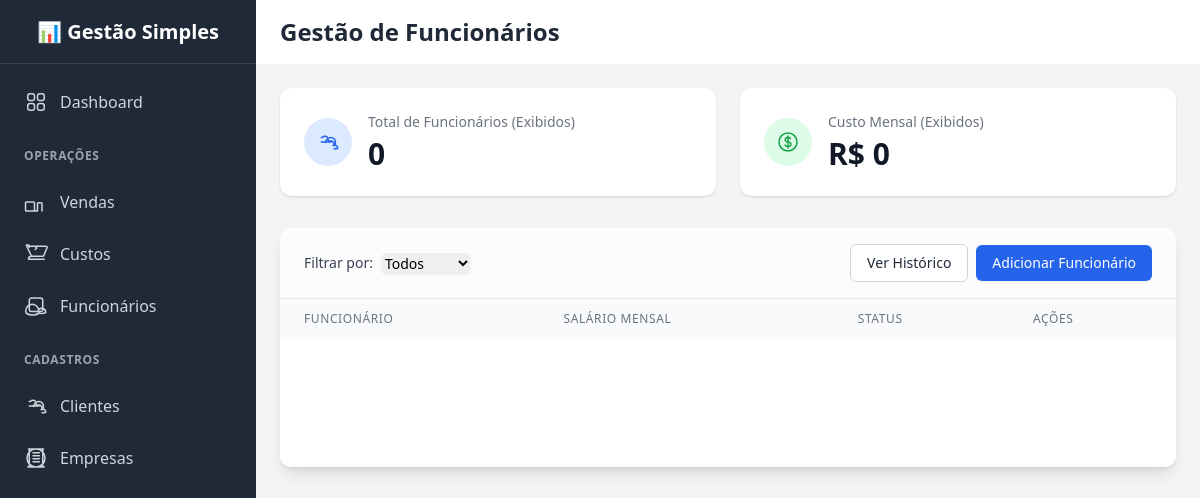
The app's page /funcionarios/, older data.
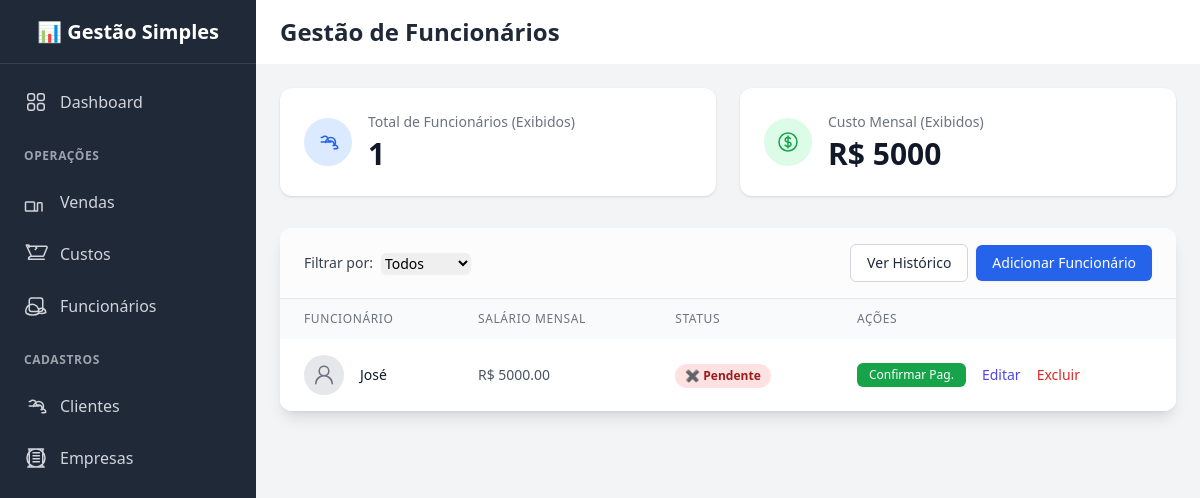
The same page, newer data.
### core/models.py (models this page shows, shortened)
class Funcionario(models.Model):
    nome = models.CharField(max_length=200, verbose_name="Nome do Funcionário")
    salario = models.DecimalField(max_digits=10, decimal_places=2, verbose_name="Salário Mensal")
    pagamento_efetuado = models.BooleanField(default=False, verbose_name="Salário Pago no Mês?")
    data_pagamento = models.DateField(null=True, blank=True, verbose_name="Data de Pagamento")
    class Meta:
        verbose_name = "Funcionário"
        verbose_name_plural = "Funcionários"
        ordering = ['nome']

### core/views.py (the view)
# urls.py: path('funcionarios/', FuncionarioListView.as_view(), name='funcionario-list'),
class FuncionarioListView(ListView):
    model = Funcionario
    template_name = 'core/funcionario_list.html'
    context_object_name = 'funcionarios'
    def get_queryset(self):
        queryset = super().get_queryset()
        self.status = self.request.GET.get('status', 'todos')
        if self.status == 'pago':
            queryset = queryset.filter(pagamento_efetuado=True)
        elif self.status == 'pendente':
            queryset = queryset.filter(pagamento_efetuado=False)
        return queryset
    def get_context_data(self, **kwargs):
        context = super().get_context_data(**kwargs)
        funcionarios_filtrados = context['object_list']
        total_funcionarios = funcionarios_filtrados.count()
        custo_total_qs = funcionarios_filtrados.aggregate(custo_total=Sum('salario'))
        custo_total = custo_total_qs['custo_total'] or 0
        context['total_funcionarios'] = total_funcionarios
        context['custo_mensal_total'] = custo_total
        context['status_ativo'] = self.status # Envia o status para o template
        return context

### core/templates/core/funcionario_list.html (shortened to what the changed rows need)
{% extends "base.html" %}
{% load l10n %}
{% block header_title %}Gestão de Funcionários{% endblock %}
{% block content %}
<div class="grid grid-cols-1 md:grid-cols-2 gap-6 mb-8">
    <div class="bg-white p-6 rounded-xl shadow flex items-center space-x-4">
        <div>
            <h3 class="text-sm font-medium text-gray-500">Total de Funcionários (Exibidos)</h3>
            <p class="mt-1 text-3xl font-semibold text-gray-900">{{ total_funcionarios }}</p>
        </div>
    </div>
    <div class="bg-white p-6 rounded-xl shadow flex items-center space-x-4">
        <div>
            <h3 class="text-sm font-medium text-gray-500">Custo Mensal (Exibidos)</h3>
            <p class="mt-1 text-3xl font-semibold text-gray-900">R$ {{ custo_mensal_total|localize }}</p>
        </div>
    </div>
</div>
<div class="bg-white shadow-lg rounded-xl overflow-hidden">
    <div class="overflow-x-auto">
        <table class="min-w-full">
            <thead class="bg-gray-50">
                <tr>
                    <th scope="col" class="px-6 py-3 text-left text-xs font-medium text-gray-500 uppercase tracking-wider">Funcionário</th>
                    <th scope="col" class="px-6 py-3 text-left text-xs font-medium text-gray-500 uppercase tracking-wider">Salário Mensal</th>
                    <th scope="col" class="px-6 py-3 text-left text-xs font-medium text-gray-500 uppercase tracking-wider">Status</th>
                    <th scope="col" class="px-6 py-3 text-left text-xs font-medium text-gray-500 uppercase tracking-wider">Ações</th>
                </tr>
            </thead>
            <tbody class="bg-white divide-y divide-gray-200">
                {% for funcionario in funcionarios %}
                <tr class="hover:bg-gray-50 transition-colors">
                    <td class="px-6 py-4 whitespace-nowrap">
                        <div class="flex items-center">
                            <div class="flex-shrink-0 h-10 w-10 flex items-center justify-center bg-gray-200 rounded-full">
                            </div>
                            <div class="ml-4">
                                <div class="text-sm font-medium text-gray-900">{{ funcionario.nome }}</div>
                            </div>
                        </div>
                    </td>
                    <td class="px-6 py-4 whitespace-nowrap text-sm text-gray-600">R$ {{ funcionario.salario|localize }}</td>
                    <td class="px-6 py-4 whitespace-nowrap">
                        {% if funcionario.pagamento_efetuado %}
                            <span class="px-2.5 py-0.5 inline-flex text-xs leading-5 font-semibold rounded-full bg-green-100 text-green-800">
                                ✔ Pago em {{ funcionario.data_pagamento|date:"d/m/y" }}
                            </span>
                        {% else %}
                            <span class="px-2.5 py-0.5 inline-flex text-xs leading-5 font-semibold rounded-full bg-red-100 text-red-800">
                                ✖ Pendente
                            </span>
                        {% endif %}
                    </td>
                    <td class="px-6 py-4 whitespace-nowrap text-sm font-medium">
                        <div class="flex items-center space-x-4">
                            {% if not funcionario.pagamento_efetuado %}
                                <form action="{% url 'confirmar-pagamento' funcionario.pk %}" method="POST" class="inline">
                                    <button type="submit" class="px-3 py-1 text-xs font-medium text-white bg-green-600 rounded-md hover:bg-green-700">
                                        Confirmar Pag.
                                    </button>
                                </form>
                            {% endif %}
                            <a href="{% url 'funcionario-update' funcionario.pk %}" class="text-indigo-600 hover:text-indigo-900">Editar</a>
                            <a href="{% url 'funcionario-delete' funcionario.pk %}" class="text-red-600 hover:text-red-900">Excluir</a>
                        </div>
                    </td>
                </tr>
                {% empty %}
                <tr>
                    <td colspan="4" class="text-center py-16">
                         </td>
                </tr>
                {% endfor %}
            </tbody>
        </table>
    </div>
</div>
{% endblock %}

Row changes from the older to the newer data that the page shows:
added Funcionario: nome "José", salario "5000.00", pagamento_efetuado "✖ Pendente"
Text that changed along with them:
{{ total_funcionarios }}: "0" → "1"
{{ custo_mensal_total|localize }}: "0" → "5000"
